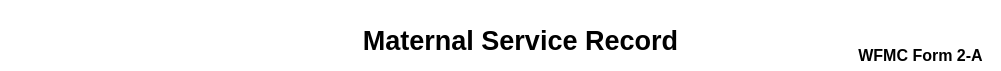
    <widget class="QWidget" name="widget_2" native="true">
     <property name="geometry">
      <rect>
       <x>60</x>
       <y>9</y>
       <width>1001</width>
       <height>71</height>
      </rect>
     </property>
     <property name="styleSheet">
      <string notr="true">background-color: white;
</string>
     </property>
     <widget class="QLabel" name="label_4">
      <property name="geometry">
       <rect>
        <x>350</x>
        <y>20</y>
        <width>341</width>
        <height>41</height>
       </rect>
      </property>
      <property name="font">
       <font>
        <family>Arial</family>
        <pointsize>20</pointsize>
        <weight>75</weight>
        <bold>true</bold>
        <kerning>false</kerning>
       </font>
      </property>
      <property name="text">
       <string>Maternal Service Record</string>
      </property>
      <property name="alignment">
       <set>Qt::AlignCenter</set>
      </property>
     </widget>
     <widget class="QLabel" name="label_8">
      <property name="geometry">
       <rect>
        <x>40</x>
        <y>10</y>
        <width>221</width>
        <height>51</height>
       </rect>
      </property>
      <property name="font">
       <font>
        <family>Arial</family>
        <pointsize>20</pointsize>
        <weight>75</weight>
        <bold>true</bold>
        <kerning>false</kerning>
       </font>
      </property>
      <property name="text">
       <string/>
      </property>
      <property name="pixmap">
       <pixmap>../wfpics/logo0.png</pixmap>
      </property>
      <property name="scaledContents">
       <bool>true</bool>
      </property>
      <property name="alignment">
       <set>Qt::AlignCenter</set>
      </property>
     </widget>
     <widget class="QLabel" name="label_29">
      <property name="geometry">
       <rect>
        <x>850</x>
        <y>40</y>
        <width>141</width>
        <height>31</height>
       </rect>
      </property>
      <property name="font">
       <font>
        <family>Arial</family>
        <pointsize>12</pointsize>
        <weight>75</weight>
        <bold>true</bold>
        <kerning>false</kerning>
       </font>
      </property>
      <property name="text">
       <string>WFMC Form 2-A</string>
      </property>
      <property name="alignment">
       <set>Qt::AlignCenter</set>
      </property>
     </widget>
    </widget>
